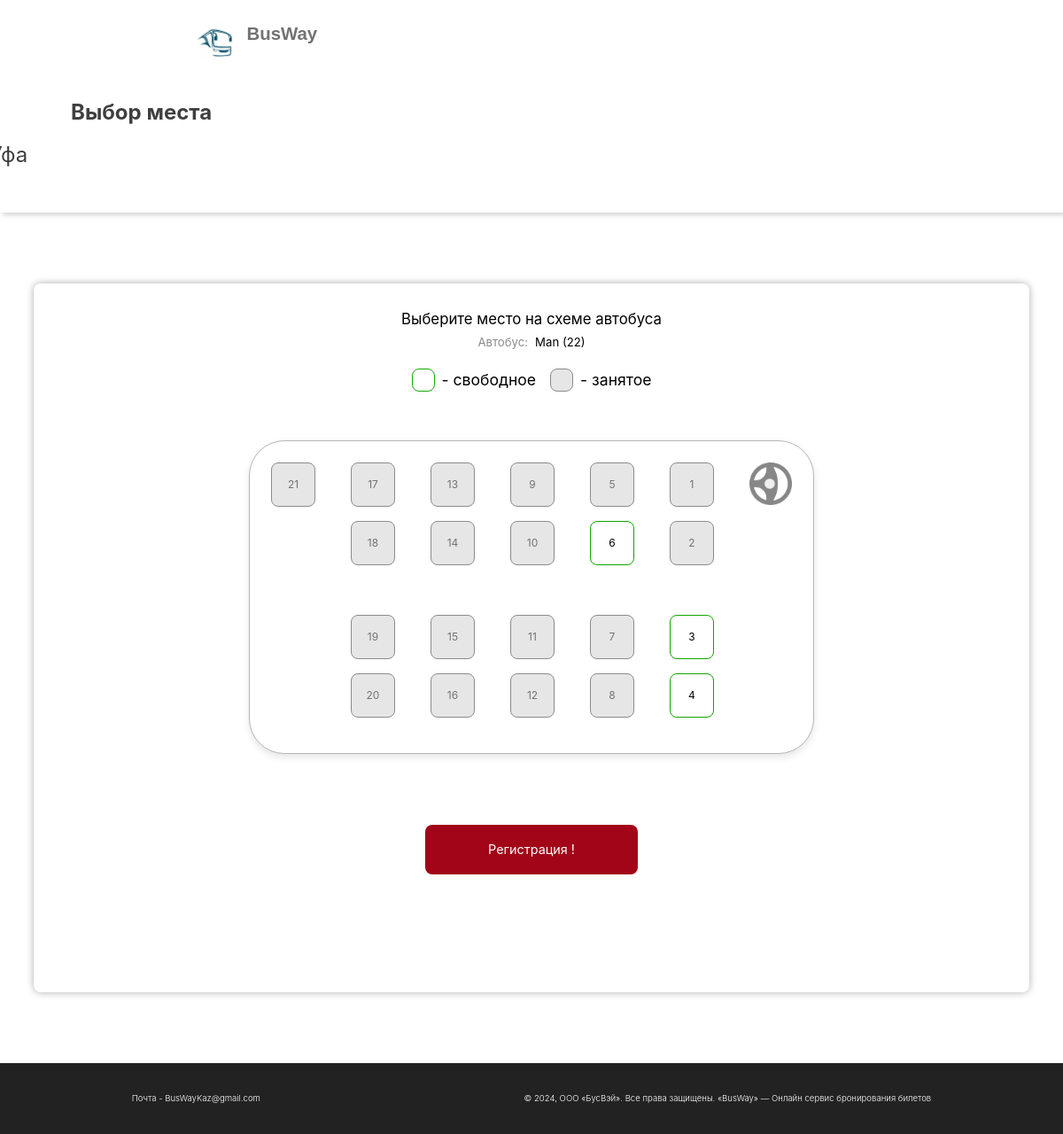
Before: /bus_layout/2/ with the older database file.
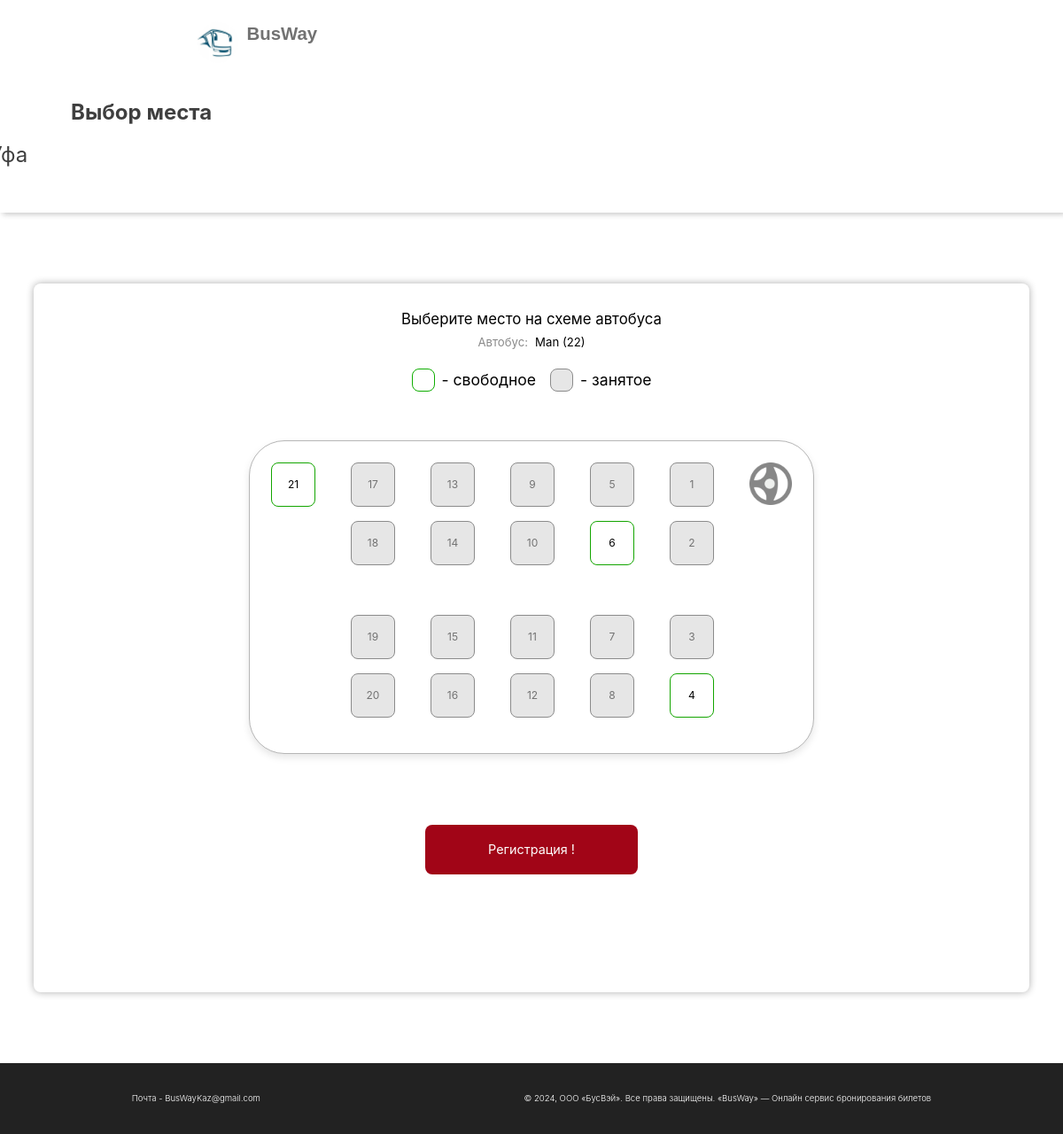
After: the same page with the newer database file.
### main/models.py (models this page shows)
class Schedule(models.Model):
    route = models.ForeignKey(Route, on_delete=models.CASCADE)
    bus = models.ForeignKey(Bus, on_delete=models.CASCADE)
    available_seats = models.IntegerField()
    price = models.IntegerField()

class Route(models.Model):
    origin = models.CharField(max_length=30)
    destination = models.CharField(max_length=30)
    origin_address = models.CharField(max_length=50, default='Empty')
    destination_address = models.CharField(max_length=50, default='Empty')
    departure_time = models.DateTimeField()
    arrival_time = models.DateTimeField()
    duration = models.IntegerField()
    distance = models.IntegerField()

class Bus(models.Model):
    brand = models.CharField(max_length=100)
    total_seats = models.IntegerField()
    license_plate = models.CharField(max_length=9)

class BusSeat(models.Model):
    bus = models.ForeignKey(Bus, on_delete=models.CASCADE)
    schedule = models.ForeignKey(Schedule, null=True, blank=True, on_delete=models.CASCADE)
    seat_number = models.IntegerField()
    is_occuiped = models.BooleanField(default=False)

### main/views.py (the view)
# urls.py: path('bus_layout/<int:schedule_id>/', bus_layout, name='bus_layout'),
def bus_layout(request, schedule_id):
    schedule = Schedule.objects.get(pk=schedule_id)
    bus = get_object_or_404(Bus, pk=schedule.bus.id)
    bus_seats = BusSeat.objects.filter(schedule=schedule)
    title = 'Выбор места'
    column_one = []
    column_two = []
    column_three = []
    column_four = []
    for index, seat in enumerate(bus_seats):
        if index % 4 == 0:
            seat_num = BusSeat.objects.get(bus=bus,schedule=schedule, seat_number=seat.seat_number)
            column_one.append(seat_num)
        elif index % 4 == 1:
            seat_num = BusSeat.objects.get(bus=bus,schedule=schedule, seat_number=seat.seat_number)
            column_two.append(seat_num)
        elif index % 4 == 2:
            seat_num = BusSeat.objects.get(bus=bus,schedule=schedule, seat_number=seat.seat_number)
            column_three.append(seat_num)
        elif index % 4 == 3:
            seat_num = BusSeat.objects.get(bus=bus,schedule=schedule, seat_number=seat.seat_number)
            column_four.append(seat_num)
    context = {
        'schedule': schedule,
        'bus': bus,
        'title': title,
        'seats': bus_seats,
        'column_one': column_one,
        'column_two': column_two,
        'column_three': column_three,
        'column_four': column_four,
    }
    return render(request, "create_ticket/bus_seats.html", context=context)

### main/templates/create_ticket/bus_seats.html (shortened to what this page needs)
{% extends 'base.html' %}
{% load static %}
{% block content %}
{% load custom_filters %}
<head>
    <link rel="stylesheet" href="{% static 'css/bus_seats_css.css' %}">
</head>
<div class="header_block">
    <div class="title_header_block">
        <h1>Выбор места</h1>
        <p>{{ schedule.route.origin }} - {{ schedule.route.destination }}</p>
    </div>
</div>
<form class="bus_block" onsubmit="return check()" method="post" action="{% url 'create_ticket' %}">
    <div class="bus_layout">
        <div class="bus_layout_title">
            <h1>Выберите место на схеме автобуса</h1>
            <div class="bus_layout_text">
                <p style="color: rgb(138, 138, 138);">Автобус: </p><p>{{ bus.brand }} ({{bus.total_seats}})</p>
            </div>
        </div>
        <div class="exemple_block">
            <div class="free_block">
                <div class="square_free"></div>
                <p>- свободное</p>
            </div>
            <div class="busy_block">
                <div class="square_busy"></div>
                <p>- занятое</p>
            </div>
        </div>
        <div class="choose_seate_block">
            <div class="bus_seates_block">
                <div class="steering-wheel">
                    <img src="{% static 'images/steering-wheel.png' %}" alt="">
                </div>
                <div class="seates_place_block">
                    <div class="row">
                        {% for col in column_one %}
                            {% if col.is_occuiped == True %}
                                <div class="seat_occuiped" id="{{ col.seat_number }}">
                                    <p>{{ col.seat_number }}</p>
                                </div>
                            {% else %}
                                <div data-seat-number="{{ col.seat_number }}" class="seat_free" id="{{ col.seat_number }}">
                                    <p>{{ col.seat_number }}</p>
                                </div>
                            {% endif %}
                        {% endfor %}
                    </div>
                    <div class="row">
                        {% for col in column_two %}
                            {% if col.is_occuiped == True %}
                                <div class="seat_occuiped" id="{{ col.seat_number }}">
                                    <p>{{ col.seat_number }}</p>
                                </div>
                            {% else %}
                                <div data-seat-number="{{ col.seat_number }}" class="seat_free" id="{{ col.seat_number }}">
                                    <p>{{ col.seat_number }}</p>
                                </div>
                            {% endif %}
                        {% endfor %}
                    </div>
                    <div style="height: 5vh;"></div>
                    <div class="row">
                        {% for col in column_three %}
                            {% if col.is_occuiped == True %}
                                <div class="seat_occuiped" id="{{ col.seat_number }}">
                                    <p>{{ col.seat_number }}</p>
                                </div>
                            {% else %}
                                <div data-seat-number="{{ col.seat_number }}" class="seat_free" id="{{ col.seat_number }}">
                                    <p>{{ col.seat_number }}</p>
                                </div>
                            {% endif %}
                        {% endfor %}
                    </div>
                    <div class="row">
                        {% for col in column_four %}
                            {% if col.is_occuiped == True %}
                                <div class="seat_occuiped" id="{{ col.seat_number }}">
                                    <p>{{ col.seat_number }}</p>
                                </div>
                            {% else %}
                                <div data-seat-number="{{ col.seat_number }}" class="seat_free" id="{{ col.seat_number }}">
                                    <p>{{ col.seat_number }}</p>
                                </div>
                            {% endif %}
                        {% endfor %}
                    </div>
                </div>
            </div>
        </div>
        <div class="button_save_seat">
            {% if request.user.is_authenticated %}
                <button type="submit">Продолжить</button>
            {% else %}
                <button type="submit" style="background-color: rgb(161, 5, 23);" disabled>Регистрация !</button>
            {% endif %}
        </div>
    </div>
</form>
{% endblock %}

### main/templates/base.html (shortened to what this page needs)
{% load static %}
<!DOCTYPE html>
<html lang="en">
<head>
    <link rel="stylesheet" href="{% static 'css/base_css.css' %}">
</head>
<body>
    <header>
        <a class="logo" href="{% url 'main_page' %}">
            <img src="{% static 'images/logo.png' %}" alt="logo">
            <p class="name">BusWay</p>
        </a>
        <div class="links">
            {% if request.user.is_authenticated %}
                <a class="profile_link" href="{% url 'profile_view' %}">
                    {% if title == 'Выбор места' or title == 'Оформление билета' or title == 'Профиль'%}
                        <img src="{% static 'images/profile_icon_green.png' %}" alt="profile">
                    {% else %}
                        <img src="{% static 'images/profile_icon.png' %}" alt="profile">
                    {% endif %}
                    <p>Личный кабинет</p>
                </a>
                <a class="profile_link" href="{% url 'logout_func' %}">
                    <p> / Выйти с аккаунта</p>
                </a>
            {% else %}
                <div class="auth_link">
                    <a id="auth">Авторизация/</a>
                    <a id="sign_in">Регистрация</a>
                </div>
            {% endif %}
        </div>
    </header>
    {% block content %}
    {% endblock %}
    <footer>
        <div class="info">
            <p>Почта - BusWayKaz@gmail.com</p>
        </div>
        <div class="copyright">
            <p>© 2024, OOO «БусВэй». Все права защищены. «BusWay» — Онлайн сервис бронирования билетов</p>
        </div>    </footer>
</body>
</html>

### main/static/css/base_css.css (style rules this page uses)
body { margin: 0; background-color: rgb(255, 255, 255); }
header { position:absolute; display: flex; height: 10vh; width: 100%; flex-wrap: nowrap; justify-content: space-around; margin-top: 3vh; z-index: 3; }
.logo { display: flex; gap: 1vh; text-decoration: none; }
.logo p { margin-top: 0.4vh; font-family:Arial, Helvetica, sans-serif; font-size: 1.7vw; font-weight: 800; color: rgb(255, 255, 255); }
.logo img { width: 6vh; height: 6vh; }
.links { margin-top: -1vh; display: flex; height: 5vh; flex-wrap: nowrap; gap: 1vh; }
.auth_link { display: flex; margin-top: 3vh; gap: 1vh; }
.auth_link a { text-decoration: none; font-size: 1.1vw; font-weight: 500; color: white; font-family: Roboto, Helvetica Neue, Helvetica, Arial, sans-serif; cursor: pointer; }
footer { background-color: rgb(34, 34, 34); height: 10vh; display: flex; justify-content: space-around; font-family: Inter; font-size: 0.8vw; font-weight: 300; }
footer .info, .copyright { margin-top: 3vh; }
footer .info { display: flex; color: white; }
footer .copyright { display: flex; color: white; }

### main/static/css/bus_seats_css.css (style rules this page uses)
.logo p { color: rgb(114, 114, 114); }
.header_block { height: 30vh; box-shadow: 3px 2px 6px #aeaeae; }
.title_header_block { display: flex; flex-wrap: wrap; justify-content: left; }
.title_header_block h1 { margin-top: 14vh; margin-left: 10vh; font-family: Inter; font-size: 2vw; color: rgb(63, 63, 63); }
.title_header_block p { margin-top: 20vh; margin-left: -28vh; font-family: Inter; font-size: 2vw; color: rgb(63, 63, 63); }
.bus_block { height: 100vh; background-color: #ffffff54; display: flex; justify-content: center; margin-bottom: 20vh; }
.bus_layout { width: 87%; padding-left: 5vh; padding-right: 5vh; height: 100vh; background-color: white; margin-top: 10vh; box-shadow: 0px 0px 1vh #aeaeae; border-radius: 1vh; }
.bus_layout_title { text-align: center; margin-top: 5vh; line-height: 0.1; }
.bus_layout_title h1 { font-family: Inter; font-size: 1.4vw; font-weight: 400; }
.bus_layout_text { display: flex; justify-content: center; gap: 1vh; line-height: 0.1; }
.bus_layout_text p { font-family: Inter; font-size: 1.1vw; }
.exemple_block { display: flex; justify-content: center; font-family: Inter; gap: 2vh; }
.exemple_block p { font-size: 2.2vh; }
.square_free { width: 3vh; height: 3vh; border: solid 0.2vh rgb(14, 173, 0); border-radius: 1vh; }
.free_block, .busy_block { display: flex; flex-wrap: nowrap; align-items: center; gap: 1vh; }
.square_busy { width: 3vh; height: 3vh; border: solid 0.2vh rgb(139, 139, 139); background-color: #e6e6e6; border-radius: 1vh; }
.choose_seate_block { width: 100%; display: flex; justify-content: center; margin-top: 5vh; }
.bus_seates_block { border: solid 0.2vh rgb(182, 182, 182); border-radius: 2vh; }
.seates_place_block { margin-right: 5vh; }
.steering-wheel img { width: 6vh; height: 6vh; }
.bus_seates_block { display: flex; background-color: #fff; padding: 3vh; border-radius: 5vh; box-shadow: 0 4px 8px rgba(0, 0, 0, 0.1); justify-content: space-around; flex-direction: row-reverse; }
.row { display: flex; margin-bottom: 2vh; flex-direction: row-reverse; width: 100%; gap: 5vh; }
.seat_occuiped { width: 6vh; height: 6vh; display: flex; justify-content: center; align-items: center; border-radius: 1vh; border: solid 0.2vh rgb(139, 139, 139); background-color: #e6e6e6; cursor: not-allowed; }
.seat_free { width: 6vh; height: 6vh; display: flex; justify-content: center; align-items: center; border: 0.1vh solid rgb(19, 165, 0); border-radius: 1vh; background-color: #ffffff; cursor: pointer; }
.seat_free p, .seat_occuiped p { font-family: Inter; font-size: 1vw; }
.seat_occuiped p { opacity: 0.5; }
.button_save_seat { margin-top: 10vh; display: flex; justify-content: center; }
.button_save_seat button { width: 30vh; height: 7vh; background-color: rgb(249, 37, 63); border: none; color: white; font-family: Inter; font-size: 1.2vw; border-radius: 1vh; }

Changed rows visible on the page:
changed BusSeat (number 6 of 21 on the later page): is_occuiped True → False (drawn)
changed BusSeat (number 12 of 21 on the later page): is_occuiped False → True (drawn)
